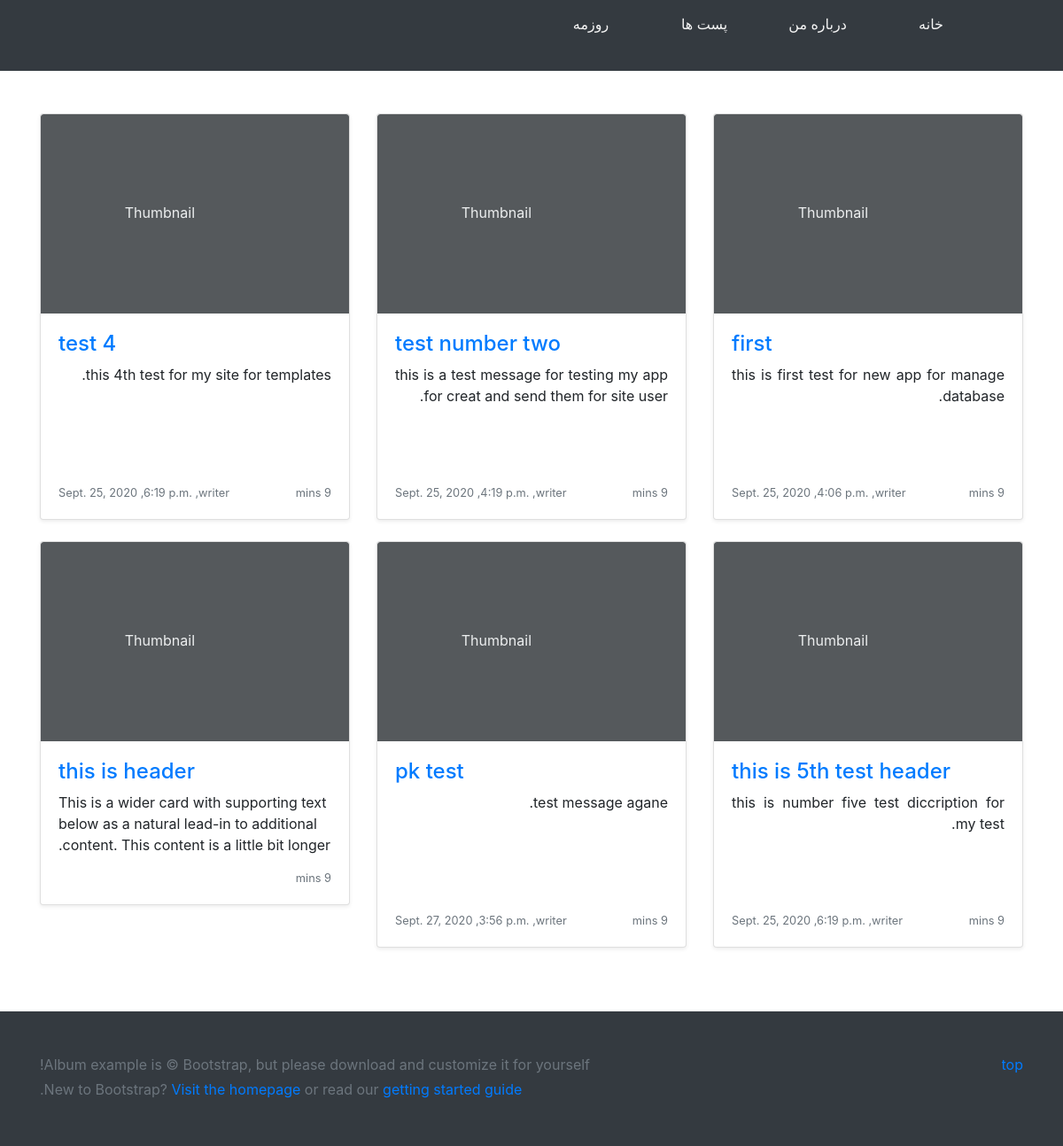
Page /album/ on the earlier database version.
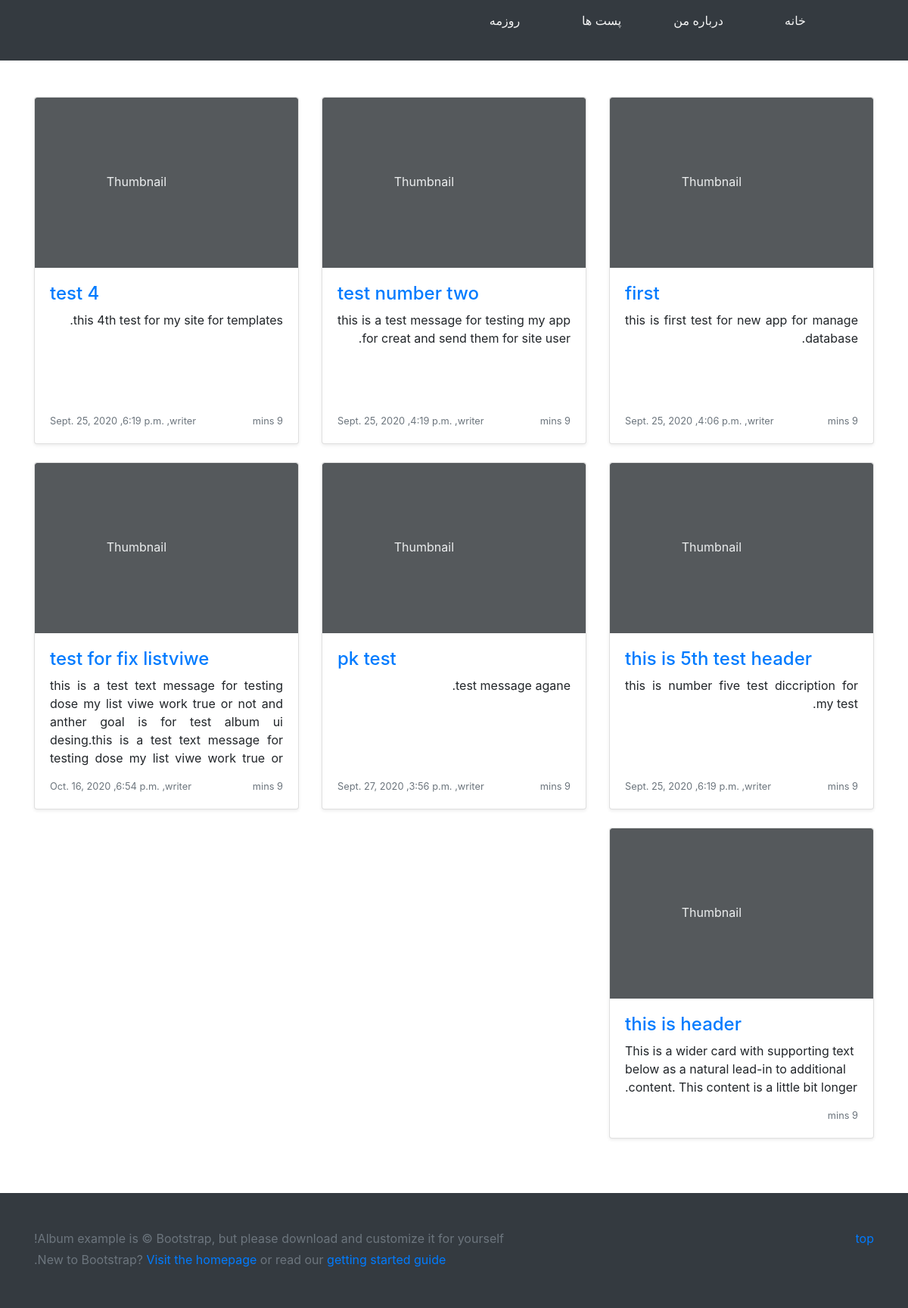
Same page on the later database version.
### Post/models.py (models this page shows, shortened)
class Post(models.Model):
    date = models.DateField()
    time = models.TimeField(auto_now=False)
    title = models.CharField(max_length=50)
    description = models.TextField()
    image = models.ImageField(upload_to=image_name, null=True, blank=True)

### Post/views.py (the view)
# urls.py: path('album/', Album.as_view()),
class Album(ListView):
    queryset = Post.objects.all()
    template_name = 'Album.html'

### Templates/Album.html (shortened to what this page needs)
{% load static %}
<!doctype html>
<html lang="en">
<head>
    <link rel="stylesheet" href="https://stackpath.bootstrapcdn.com/bootstrap/4.5.2/css/bootstrap.min.css">
    <link rel="stylesheet" type="text/css" href="{% static 'css/album.css' %}">
    <link rel="stylesheet" type="text/css" href="{% static 'css/font-samim.css' %}">
</head>
<body>
    <header>
        <div class="bg-dark">
            <div class="row">
                <div class="container">
                    <ul>
                        <li><a href="../">خانه</a></li>
                        <li><a href="../about-me/"> درباره من </a></li>
                        <li><a href="../album/"> پست ها </a></li>
                        <li><a href="../cv/"> روزمه </a></li>
                    </ul>
                </div>
            </div>
        </div>
    </header>
    <main role="main">
        <div class="album py-5">
            <div class="container">
                <div class="row">
                    {% for post in object_list %}
                    <div class="col-md-6 col-lg-4">
                        <div class="card mb-4 shadow-sm">
                            <svg class="bd-placeholder-img card-img-top" width="100%" height="225" xmlns="http://www.w3.org/2000/svg" preserveAspectRatio="xMidYMid slice" focusable="false" role="img" aria-label="Placeholder: Thumbnail">
                                <rect width="100%" height="100%" fill="#55595c" /><text x="50%" y="50%" fill="#eceeef"
                                    dy=".3em">Thumbnail</text>
                            </svg>
                            <div class="card-body">
                                <a href="">
                                    <h4>{{ post.title }}</h4>
                                </a>
                                <p class="card-text my">{{ post.description }}.</p>
                                <div class="d-flex justify-content-between align-items-center">
                                    <small class="text-muted">9 mins</small>
                                    <small class="text-muted">{{ post.date }} ,{{ post.time }} ,writer</small>
                                </div>
                            </div>
                        </div>
                    </div>
                    {% endfor %}
                    <div class="col-md-6 col-lg-4">
                        <div class="card mb-4 shadow-sm">
                            <svg class="bd-placeholder-img card-img-top" width="100%" height="225" xmlns="http://www.w3.org/2000/svg" preserveAspectRatio="xMidYMid slice" focusable="false" role="img" aria-label="Placeholder: Thumbnail">
                                <rect width="100%" height="100%" fill="#55595c" /><text x="50%" y="50%" fill="#eceeef"
                                    dy=".3em">Thumbnail</text>
                            </svg>
                            <div class="card-body">
                                <a href="#">
                                    <h4>this is header</h4>
                                </a>
                                <p class="card-text">This is a wider card with supporting text below as a natural lead-in to additional content. This content is a little bit longer.</p>
                                <div class="d-flex justify-content-between align-items-center">
                                    <small class="text-muted">9 mins</small>
                                </div>
                            </div>
                        </div>
                    </div>
                </div>
            </div>
        </div>
    </main>
    <footer class="text-muted bg-dark">
        <div class="container">
            <p class="float-right">
                <a href="#"> top </a>
            </p>
            <p>Album example is &copy; Bootstrap, but please download and customize it for yourself!</p>
            <p>New to Bootstrap? <a href="https://getbootstrap.com/">Visit the homepage</a> or read our <a href="../getting-started/introduction/">getting started guide</a>.</p>
        </div>
    </footer>
</body>
</html>
</html>

Differences in the rows shown:
added Post: title "test for fix listviwe", description "this is a test text message for testing dose my list viwe work true or not and anther goal is for test album ui desing.this is a test text message for testing dose my list viwe work true or…", date "Oct. 16, 2020", time "6:54 p.m."
